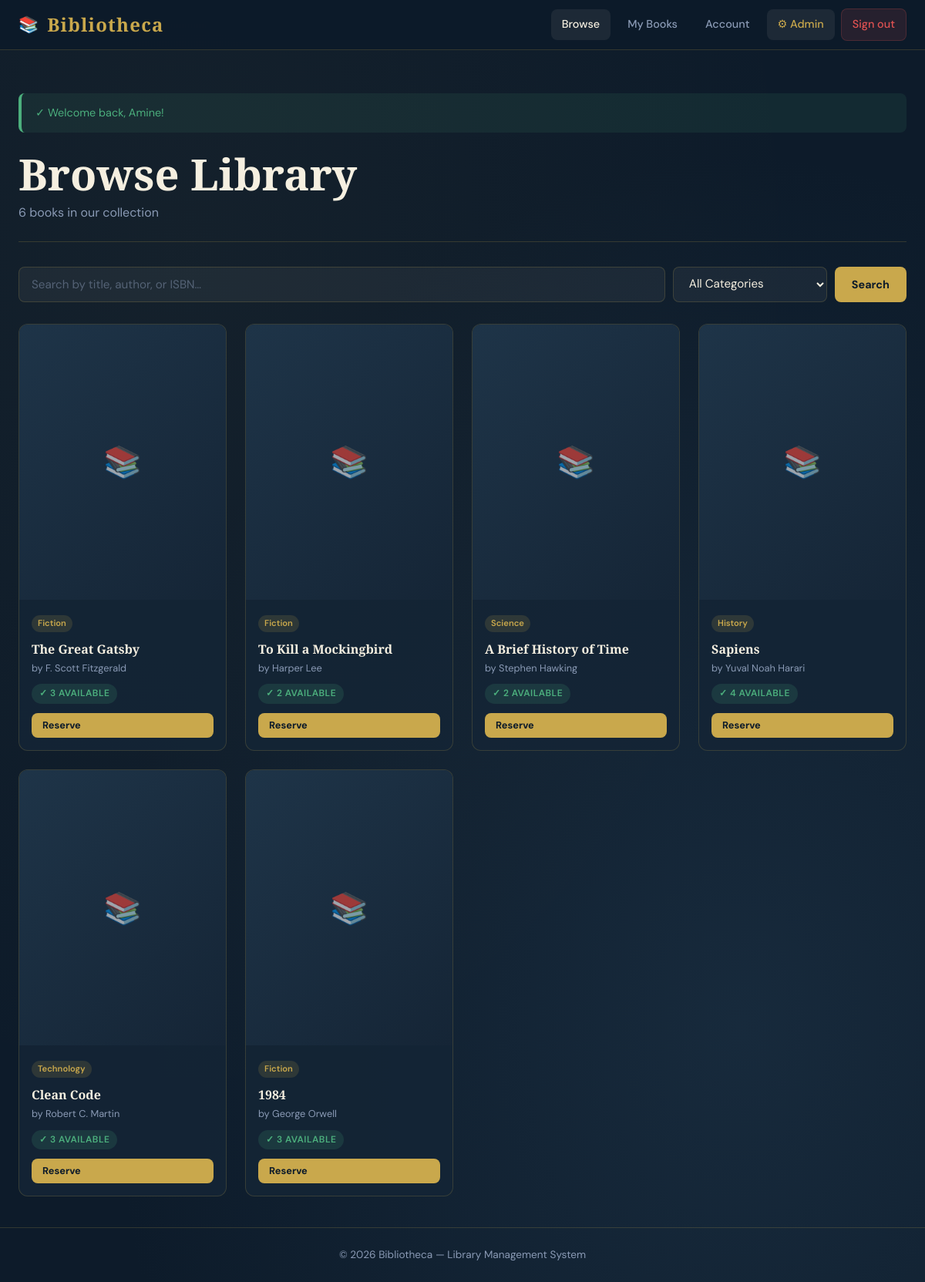
/user/dashboard.php (signed in), run on the app's committed database.
### tables this page shows
CREATE TABLE IF NOT EXISTS books (
    id INT AUTO_INCREMENT PRIMARY KEY,
    title VARCHAR(255) NOT NULL,
    author VARCHAR(150) NOT NULL,
    isbn VARCHAR(20),
    category_id INT,
    description TEXT,
    cover_image VARCHAR(255) DEFAULT 'default_cover.jpg',
    publisher VARCHAR(150),
    publication_year INT,
    total_copies INT DEFAULT 1,
    available_copies INT DEFAULT 1,
    added_at TIMESTAMP DEFAULT CURRENT_TIMESTAMP,
    updated_at TIMESTAMP DEFAULT CURRENT_TIMESTAMP ON UPDATE CURRENT_TIMESTAMP,
    FOREIGN KEY (category_id) REFERENCES categories(id) ON DELETE SET NULL
);

CREATE TABLE IF NOT EXISTS categories (
    id INT AUTO_INCREMENT PRIMARY KEY,
    name VARCHAR(100) NOT NULL UNIQUE,
    description TEXT
);

### user/dashboard.php (the view, shortened to what this page needs)
<?php
$db = getDB();
$search   = trim($_GET['search'] ?? '');
$page     = max(1, intval($_GET['page'] ?? 1));
$perPage  = 12;
$offset   = ($page - 1) * $perPage;
$where  = ['1=1'];
$params = [];
$whereStr = implode(' AND ', $where);
$total      = $db->prepare("SELECT COUNT(*) FROM books b WHERE $whereStr");
$total->execute($params);
$totalBooks = $total->fetchColumn();
$stmt = $db->prepare("SELECT b.*, c.name AS category_name FROM books b
                       LEFT JOIN categories c ON b.category_id = c.id
                       WHERE $whereStr ORDER BY b.added_at DESC LIMIT $perPage OFFSET $offset");
$stmt->execute($params);
$books = $stmt->fetchAll();
include __DIR__ . '/../includes/header.php';
?>
<div class="page-header">
    <div>
        <h1>Browse Library</h1>
        <p class="page-subtitle"><?= number_format($totalBooks) ?> books in our collection</p>
    </div>
</div>
<form method="GET" class="search-bar" style="flex-wrap:wrap;">
    <input type="text" name="search" class="form-control" placeholder="Search by title, author, or ISBN…"
           value="<?= htmlspecialchars($search) ?>">
    <select name="category" class="form-control" style="max-width:200px;">
        <option value="">All Categories</option>
    </select>
    <button type="submit" class="btn btn-primary">Search</button>
</form>
<?php if ($books): ?>
<div class="books-grid">
    <?php foreach ($books as $book): ?>
    <div class="book-card">
        <div class="book-cover">
            <?php if ($book['cover_image'] && $book['cover_image'] !== 'default_cover.jpg'): ?>
                <img src="<?= SITE_URL ?>/uploads/covers/<?= htmlspecialchars($book['cover_image']) ?>" alt="cover">
            <?php else: ?>
                <div class="book-cover-placeholder">📚</div>
            <?php endif; ?>
        </div>
        <div class="book-info">
            <?php if ($book['category_name']): ?>
                <span class="book-category"><?= htmlspecialchars($book['category_name']) ?></span>
            <?php endif; ?>
            <div class="book-title"><?= htmlspecialchars($book['title']) ?></div>
            <div class="book-author">by <?= htmlspecialchars($book['author']) ?></div>
            <div class="book-copies">
                <?php if ($book['available_copies'] > 0): ?>
                    <span class="badge badge-available">✓ <?= $book['available_copies'] ?> available</span>
                <?php else: ?>
                    <span class="badge badge-unavailable">✕ Unavailable</span>
                <?php endif; ?>
            </div>
            <?php if ($book['available_copies'] > 0): ?>
                <a href="reserve.php?id=<?= $book['id'] ?>" class="btn btn-primary btn-sm w-100">Reserve</a>
            <?php else: ?>
                <button class="btn btn-outline btn-sm w-100" disabled>Not Available</button>
            <?php endif; ?>
        </div>
    </div>
    <?php endforeach; ?>
</div>
<?php endif; ?>
<?php include __DIR__ . '/../includes/footer.php'; ?>

### assets/css/style.css (style rules this page uses)
:root { --navy: #0d1b2a; --navy-light: #152536; --navy-mid: #1e3448; --gold: #c9a84c; --gold-light: #e8c97e; --gold-dim: rgba(201,168,76,0.15); --cream: #f5efe0; --cream-dim: rgba(245,239,224,0.07); --white: #ffffff; --text-muted: #8a9ab5; --danger: #e05252; --success: #4caf7d; --warning: #f0a500; --border: rgba(201,168,76,0.2); --card-bg: rgba(21,37,54,0.9); --shadow: 0 4px 24px rgba(0,0,0,0.4); --radius: 12px; }
*, *::before, *::after { box-sizing: border-box; margin: 0; padding: 0; }
html { scroll-behavior: smooth; }
body { font-family: 'DM Sans', sans-serif; background-color: var(--navy); color: var(--cream); min-height: 100vh; line-height: 1.6; background-image: radial-gradient(ellipse at 20% 20%, rgba(201,168,76,0.04) 0%, transparent 60%), radial-gradient(ellipse at 80% 80%, rgba(30,52,72,0.6) 0%, transparent 60%); }
h1, h2, h3, h4 { font-family: 'Playfair Display', serif; line-height: 1.2; }
h1 { font-size: clamp(2rem, 5vw, 3.5rem); font-weight: 900; }
p { color: var(--text-muted); }
a { color: var(--gold); text-decoration: none; transition: color 0.2s; }
.btn { display: inline-flex; align-items: center; gap: 8px; padding: 10px 22px; border-radius: 8px; font-family: 'DM Sans', sans-serif; font-size: 0.9rem; font-weight: 500; border: none; cursor: pointer; transition: all 0.2s; text-decoration: none; }
.btn-primary { background: var(--gold); color: var(--navy); font-weight: 700; }
.btn-sm { padding: 6px 14px; font-size: 0.8rem; }
.form-control { width: 100%; padding: 11px 16px; background: rgba(255,255,255,0.05); border: 1px solid var(--border); border-radius: 8px; color: var(--cream); font-family: 'DM Sans', sans-serif; font-size: 0.95rem; transition: border-color 0.2s, background 0.2s; outline: none; }
.form-control::placeholder { color: rgba(138,154,181,0.5); }
select.form-control option { background: var(--navy-light); color: var(--cream); }
.badge { display: inline-block; padding: 3px 10px; border-radius: 20px; font-size: 0.75rem; font-weight: 600; letter-spacing: 0.04em; text-transform: uppercase; }
.badge-available { background: rgba(76,175,125,0.15); color: var(--success); }
.books-grid { display: grid; grid-template-columns: repeat(auto-fill, minmax(220px, 1fr)); gap: 24px; }
.book-card { background: var(--card-bg); border: 1px solid var(--border); border-radius: var(--radius); overflow: hidden; transition: transform 0.25s, box-shadow 0.25s, border-color 0.25s; }
.book-cover { width: 100%; aspect-ratio: 3/4; background: linear-gradient(135deg, var(--navy-mid), var(--navy-light)); display: flex; align-items: center; justify-content: center; font-size: 3rem; position: relative; overflow: hidden; }
.book-cover-placeholder { display: flex; flex-direction: column; align-items: center; justify-content: center; gap: 8px; color: var(--gold); opacity: 0.6; font-size: 2.5rem; }
.book-info { padding: 16px; }
.book-title { font-family: 'Playfair Display', serif; font-size: 1rem; font-weight: 700; margin-bottom: 4px; color: var(--cream); line-height: 1.3; }
.book-author { font-size: 0.8rem; color: var(--text-muted); margin-bottom: 10px; }
.book-copies { font-size: 0.8rem; margin-bottom: 12px; }
.book-category { display: inline-block; font-size: 0.7rem; padding: 2px 8px; border-radius: 20px; background: var(--gold-dim); color: var(--gold); font-weight: 600; margin-bottom: 12px; }
.page-header { margin-bottom: 32px; padding-bottom: 24px; border-bottom: 1px solid var(--border); display: flex; align-items: flex-start; justify-content: space-between; flex-wrap: wrap; gap: 16px; }
.page-header h1 { color: var(--cream); }
.page-subtitle { font-size: 1rem; color: var(--text-muted); margin-top: 4px; }
.search-bar { display: flex; gap: 10px; margin-bottom: 28px; }
.search-bar .form-control { flex: 1; }
.w-100 { width: 100%; }

### data on the page
books: category.name "Fiction", title "The Great Gatsby", author "F. Scott Fitzgerald", available_copies "3"
books: category.name "Fiction", title "To Kill a Mockingbird", author "Harper Lee", available_copies "2"
books: category.name "Science", title "A Brief History of Time", author "Stephen Hawking", available_copies "2"
books: category.name "History", title "Sapiens", author "Yuval Noah Harari", available_copies "4"
books: category.name "Technology", title "Clean Code", author "Robert C. Martin", available_copies "3"
books: category.name "Fiction", title "1984", author "George Orwell", available_copies "3"

### other printed values
$siteName "Bibliotheca"
$flash['message'] "Welcome back, Amine!"
$totalBooks "6"
SITE_NAME "Bibliotheca"
